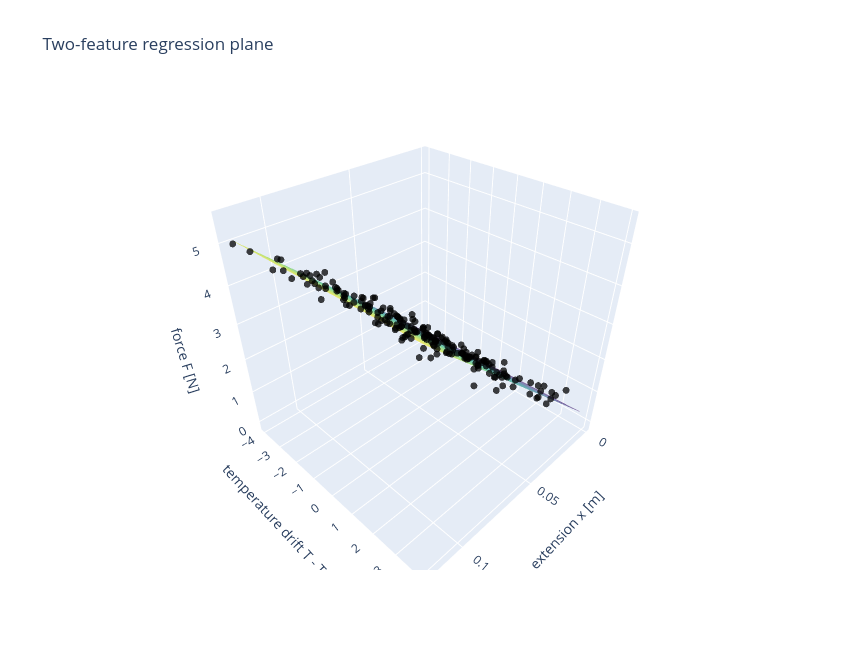

The cell this chart's notebook holds for it:
### Markdown cell above
### Visualize the two-feature fit in 3D

With two input features, the linear model is a plane. The horizontal axes are extension $x$ and temperature drift $T-T_0$, and the vertical axis is force $F$.

The black points are the simulated measurements. The translucent surface is the plane learned by the model, converted back to physical units.

### Code cell
import plotly.graph_objects as go

extension_grid = torch.linspace(extension.min().item(), extension.max().item(), 40)
temp_grid = torch.linspace(temp_drift.min().item(), temp_drift.max().item(), 40)
Extension_grid, Temp_grid = torch.meshgrid(extension_grid, temp_grid, indexing="ij")

Force_plane = (
    w_multi_physical[0].item() * Extension_grid
    + w_multi_physical[1].item() * Temp_grid
    + b_multi_physical
)

fig = go.Figure()

fig.add_trace(
    go.Surface(
        x=Extension_grid.numpy(),
        y=Temp_grid.numpy(),
        z=Force_plane.numpy(),
        colorscale="Viridis",
        opacity=0.65,
        name="learned plane",
        showscale=False,
    )
)

fig.add_trace(
    go.Scatter3d(
        x=extension.squeeze().numpy(),
        y=temp_drift.squeeze().numpy(),
        z=y_multi.squeeze().numpy(),
        mode="markers",
        marker=dict(color="black", size=4, opacity=0.75),
        name="measurements",
    )
)

fig.update_layout(
    title="Two-feature regression plane",
    scene=dict(
        xaxis_title="extension x [m]",
        yaxis_title="temperature drift T - T0 [K]",
        zaxis_title="force F [N]",
    ),
    width=850,
    height=650,
)

fig.show()

### Figure 1 — Plotly figure (JSON) as saved in the notebook; plotly's stock layout.template omitted (floating-point values rounded to 4 significant figures; data arrays with more than 128 entries replaced by an {"elided": "..."} marker saying what was removed)
{"data": [{"colorscale": [[0, "#440154"], [0.1111, "#482878"], [0.2222, "#3e4989"], [0.3333, "#31688e"], [0.4444, "#26828e"], [0.5556, "#1f9e89"], [0.6667, "#35b779"], [0.7778, "#6ece58"], [0.8889, "#b5de2b"], [1, "#fde725"]], "name": "learned plane", "opacity": 0.65, "showscale": false, "type": "surface", "x": {"elided": "40x40 float values"}, "y": {"elided": "40x40 float values"}, "z": {"elided": "40x40 float values"}}, {"marker": {"color": "black", "opacity": 0.75, "size": 4}, "mode": "markers", "name": "measurements", "type": "scatter3d", "x": {"elided": "200 float values"}, "y": {"elided": "200 float values"}, "z": {"elided": "200 float values"}}], "layout": {"height": 650, "scene": {"xaxis": {"title": {"text": "extension x [m]"}}, "yaxis": {"title": {"text": "temperature drift T - T0 [K]"}}, "zaxis": {"title": {"text": "force F [N]"}}}, "title": {"text": "Two-feature regression plane"}, "width": 850}}
